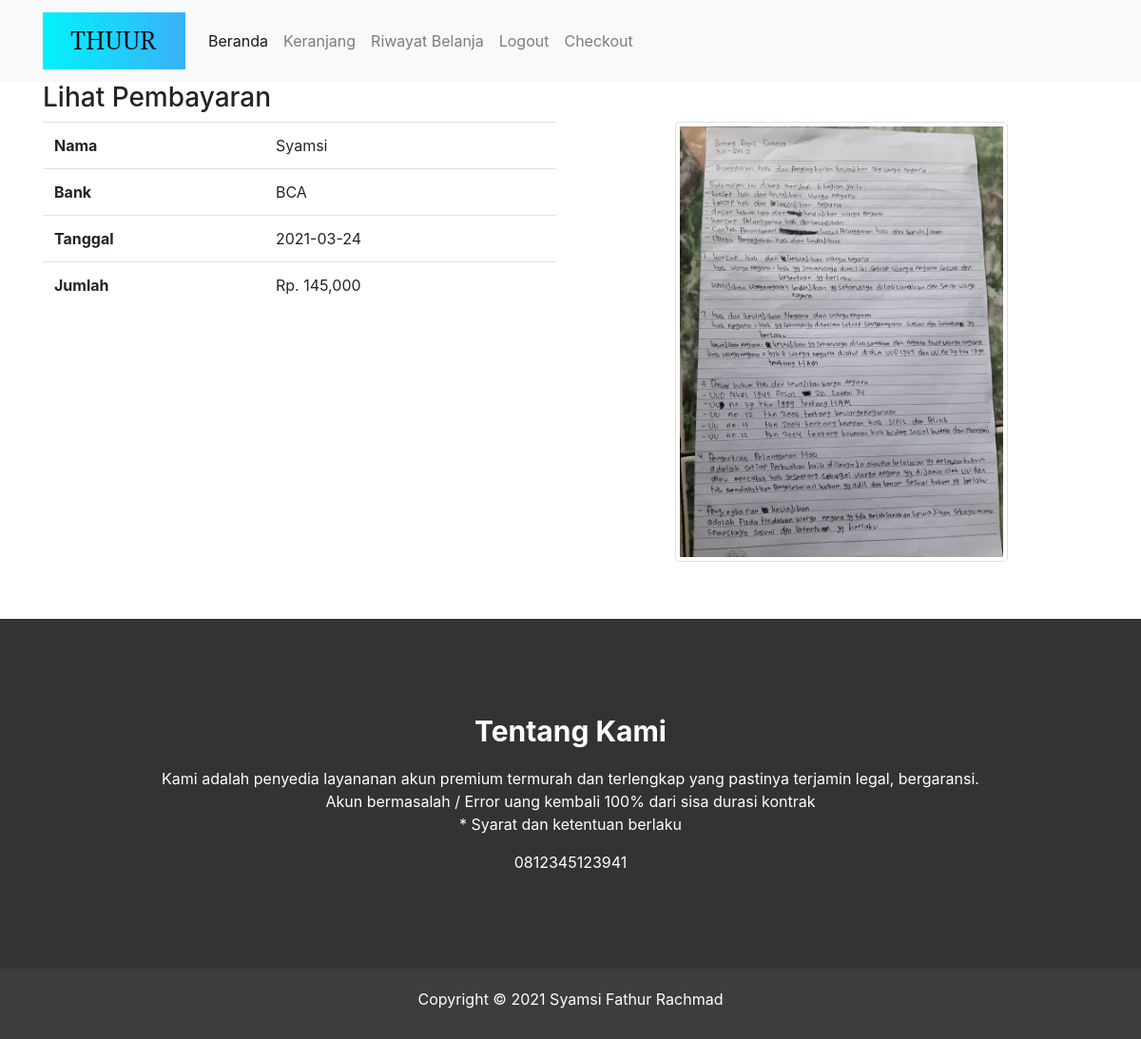
The app's page /lihat_pembayaran.php?id=10 (signed in) with its own data.
### tables this page shows
CREATE TABLE `pembayaran` (
  `id_pembayaran` int(11) NOT NULL,
  `id_pembelian` int(11) NOT NULL,
  `nama` varchar(255) NOT NULL,
  `bank` varchar(255) NOT NULL,
  `jumlah` int(11) NOT NULL,
  `tanggal` date NOT NULL,
  `bukti` varchar(255) NOT NULL
);

CREATE TABLE `pembelian` (
  `id_pembelian` int(11) NOT NULL,
  `id_pelanggan` int(11) NOT NULL,
  `tanggal` date NOT NULL,
  `total` int(11) NOT NULL,
  `status_pembelian` varchar(100) NOT NULL DEFAULT 'Pending'
);

### lihat_pembayaran.php (the view, shortened to what this page needs)
<?php
include 'koneksi.php';
$id_pembelian = $_GET["id"];
$ambil = $koneksi->query("SELECT * FROM pembayaran LEFT JOIN pembelian ON pembayaran.id_pembelian=pembelian.id_pembelian WHERE pembelian. id_pembelian='$id_pembelian'");
$detbay = $ambil->fetch_assoc();
?>
<!DOCTYPE html>
<html lang="en">
<head>
	<link rel="stylesheet" href="admin/assets/css/bootstrap.css">
	<link rel="stylesheet" href="style.css">
</head>
<body>
	<?php include "menu.php" ?>
	<div class="container">
		<h3>Lihat Pembayaran</h3>
		<div class="row">
			<div class="col-md-6">
				<table class="table">
					<tr>
						<th>Nama</th>
						<td><?php echo $detbay["nama"]?></td>
					</tr>
					<tr>
						<th>Bank</th>
						<td><?php echo $detbay["bank"] ?></td>
					</tr>
					<tr>
						<th>Tanggal</th>
						<td><?php echo $detbay["tanggal"] ?></td>
					</tr>
					<tr>
						<th>Jumlah</th>
						<td>Rp. <?php echo number_format($detbay["jumlah"]) ?> </td>
					</tr>
				</table>
			</div>
			<div class="col-md-6">
				<img src="bukti_pembayaran/<?php echo $detbay["bukti"]?>" alt="bukti" class="img-thumbnail rounded mx-auto d-block" width="350">
			</div>
		</div>
	</div>
    <?php include "footer.php" ?>
    <div class="copyright">
        Copyright © 2021 Syamsi Fathur Rachmad
    </div>
</body>
</html>

### style.css (style rules this page uses)
.copyright { padding: 20px 20px 30px; text-align: center; font-size: 16px; background: #3d3d3d; color: #fffefe; }

### records on screen
pembayaran: nama "Syamsi", bank "BCA", id_pembelian.tanggal "2021-03-24", jumlah "145,000", bukti (picture)
